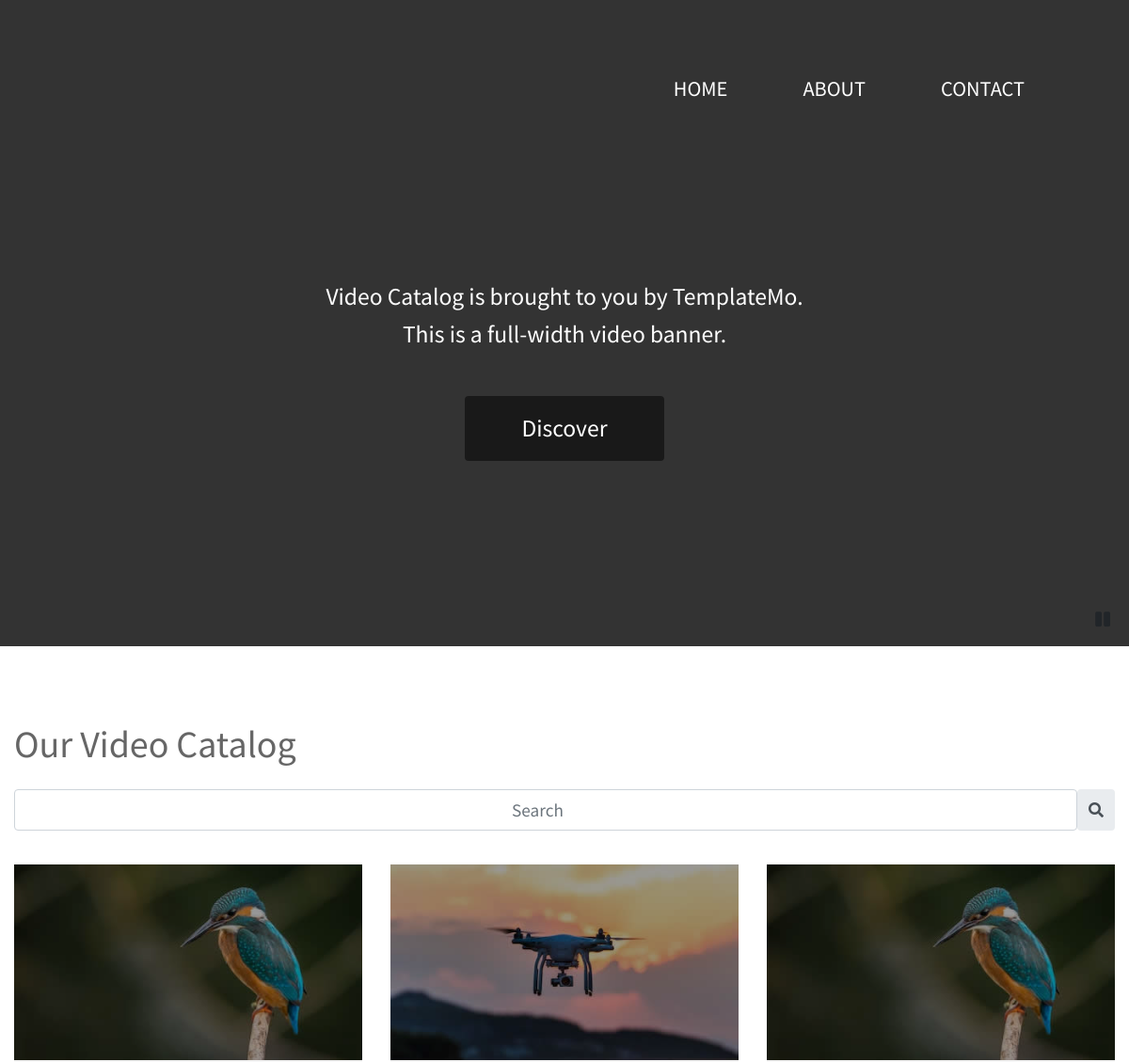
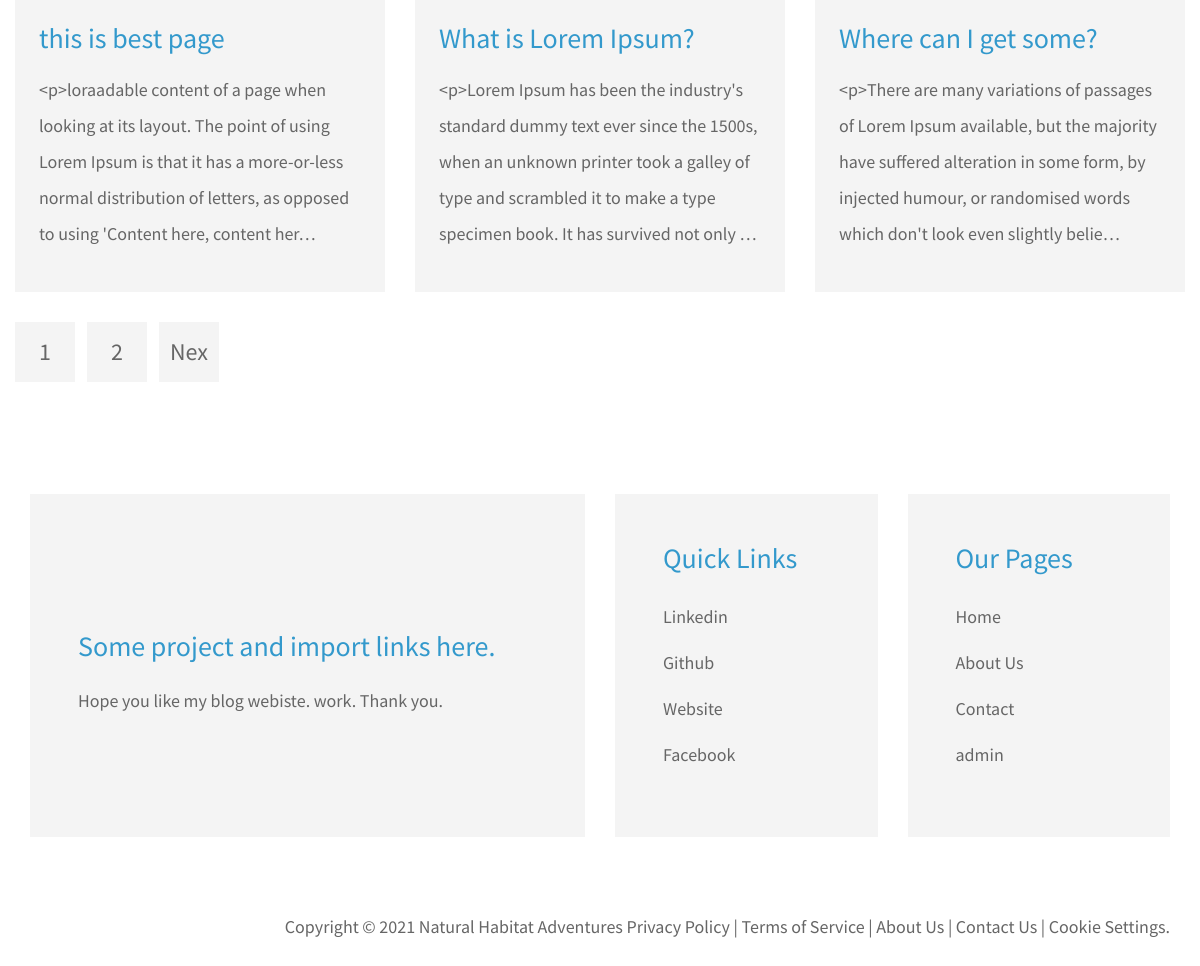
The page / on the database its author committed (2 pictures, top to bottom).
### App/models.py (models this page shows)
class Blognews(models.Model):
    tittle = models.CharField(max_length=80)
    des = HTMLField()
    img = models.ImageField(upload_to='news/images', default="")
    slug = AutoSlugField(populate_from='tittle',unique=True,null=True, default=None)

### App/views.py (the view)
# urls.py: path('', home, name='home'),
def home(request):
    blogsdata = Blognews.objects.all()
    paginator = Paginator(blogsdata,3)
    page_number = request.GET.get("page")
    blogsdatafinal = paginator.get_page(page_number)
    totalpage = blogsdatafinal.paginator.num_pages
    data = {
        'blogsdata': blogsdatafinal,
        'totalpage' : totalpage,
        'totalfinalpage': [n+1 for n in range(totalpage)],
        }
    return render(request,'index.html', data)

### templates/index.html (shortened to what this page needs)
{% include "base.html" %}
{% load static %}
            <div class="tm-welcome-container text-center text-white">
                <div class="tm-welcome-container-inner">
                    <p class="tm-welcome-text mb-1 text-white">Video Catalog is brought to you by TemplateMo.</p>
                    <p class="tm-welcome-text mb-5 text-white">This is a full-width video banner.</p>
                    <a href="#content" class="btn tm-btn-animate tm-btn-cta tm-icon-down">
                        <span>Discover</span>
                    </a>
                </div>
            </div>
            <div id="tm-video-container">
                <video autoplay muted loop id="tm-video">
                        <source src="{% static 'video/wheat-field.mp4' %}" type="video/mp4">
                </video>
            </div>
            <i id="tm-video-control-button" class="fas fa-pause"></i>
        </div>
        <div class="container-fluid">
            <div id="content" class="mx-auto tm-content-container">
                <main>
                    <div class="row">
                        <div class="col-12">
                            <h2 class="tm-page-title mb-4">Our Video Catalog</h2>
                        </div>
                    </div>
                    <form method='get' action='/search'>
                        <div class="input-group rounded" style="position: relative;
                            text-align-last: center;">
                            <input name = 'search' type="search" id='search' class="form-control rounded" placeholder="Search" aria-label="Search" aria-describedby="search-addon" />
                            <span class="input-group-text border-0" id="search-addon">
                                <i class="fas fa-search"></i>
                            </span>
                        </div>
                    </form>
                    <br>
                    <div class="row tm-catalog-item-list">
                        {% for n in blogsdata %}
                            <div class="col-lg-4 col-md-6 col-sm-12 tm-catalog-item">
                                <div class="position-relative tm-thumbnail-container">
                                    <img src="/media/{{n.img}}" alt="Image" class="img-fluid tm-catalog-item-img">
                                    <a href="/blogdeatails/{{n.slug}}" class="position-absolute tm-img-overlay">
                                    </a>
                                </div>
                                <div class="p-4 tm-bg-gray tm-catalog-item-description">
                                    <h3 class="tm-text-primary mb-3 tm-catalog-item-title">{{n.tittle}}</h3>
                                    <p class="tm-catalog-item-text">{{n.des| truncatechars:200}}</p>
                                </div>
                            </div>
                        {% empty %}
                            <h3 class="tm-text-primary mb-3 tm-catalog-item-title">NO DATA FOUND</h3>
                        {% endfor %}
                    </div>
                    <div>
                        <ul class="nav tm-paging-links">
                        {% for n in totalfinalpage %}
                            <li class="nav-item"><a href="?page={{n}}" class="nav-link tm-paging-link">{{n}}</a></li>
                        {% endfor %}
                        {% if blogsdata.has_next %}
                            <li class="nav-item"><a href="?page={{blogsdata.next_page_number}}" class="nav-link tm-paging-link">Nex</a></li>
                        {% endif %}
                        </ul>
                    </div>
                </main>
                		<div class="container-fluid tm-content-container mx-auto pt-5">
            <div class="row mt-5 pt-3">
                <div class="col-xl-6 col-lg-12 mb-4">
                    <div class="tm-bg-gray p-5 h-100">
                        <h3 class="tm-text-primary mb-3"style="position: relative; top: 88px;">Some project and import links here.</h3>
                        <p class="mb-5" style="position: relative; top: 92px;">Hope you like my blog webiste.
                            work. Thank you.</p>
                    </div>
                </div>
                <div class="col-xl-3 col-lg-6 col-md-6 col-sm-6 col-12 mb-4">
                    <div class="p-5 tm-bg-gray">
                        <h3 class="tm-text-primary mb-4">Quick Links</h3>
                        <ul class="list-unstyled tm-footer-links">
                            <li><a href="https://www.linkedin.com/in/aman-ramteke-a2a693209/">Linkedin</a></li>
                            <li><a href="https://github.com/amanramteke70">Github</a></li>
                            <li><a href="#">Website</a></li>
                            <li><a href="#">Facebook</a></li>
                        </ul>
                    </div>
                </div>
                <div class="col-xl-3 col-lg-6 col-md-6 col-sm-6 col-12 mb-4">
                    <div class="p-5 tm-bg-gray h-100">
                        <h3 class="tm-text-primary mb-4">Our Pages</h3>
                        <ul class="list-unstyled tm-footer-links">
                            <li><a href="/">Home</li>
                            <li><a href="about.html/">About Us</a></li>
                            <li><a href="contact.html/">Contact</a></li>
                            <li><a href="admin/">admin</a></li>
                        </ul>
                    </div>
                </div>
            </div>
            <footer class="row pt-5">
                <div class="col-12">
                    <p class="text-right">Copyright © 2021 Natural Habitat Adventures Privacy Policy | Terms of Service | About Us | Contact Us | Cookie Settings.
                </div>
            </footer>
		</div>
            </div>
        </div>
    </div>
</body>
</html>

### static/css/style.css (style rules this page uses)
body { background: #f2f2f2; font-family: 'Open Sans', sans-serif; }

### static/css/templatemo-video-catalog.css (style rules this page uses)
html { scroll-behavior: smooth; overflow-x: hidden; }
body { margin: 0; padding: 0; font-family: 'Source Sans Pro', sans-serif; font-size: 18px; line-height: 2em; overflow-x: hidden; }
a { transition: all 0.3s ease; color: #666; }
h2, p { color: #666666; }
#tm-video-container { max-height: 720px; overflow: hidden; background-color: #333; }
#tm-video { width: 100%; height: auto; }
.tm-bg-gray { background-color: #F4F4F4; }
.tm-text-primary { color: #3399CC; }
.tm-welcome-container { position: absolute; width: 100%; height: 100%; display: flex; justify-content: center; flex-direction: column; z-index: 999; }
.tm-welcome-container-inner { margin-top: 100px; }
.tm-welcome-text { font-size: 1.6rem; }
.btn { padding: 15px 60px; font-size: 1.6rem; border: none; cursor: pointer; }
.tm-btn-animate { position: relative; overflow: hidden; -webkit-backface-visibility: hidden; -moz-backface-visibility: hidden; backface-visibility: hidden; transition: all 0.3s ease; }
.tm-btn-animate:before { left: 0; top: -100%; position: absolute; height: 100%; width: 100%; line-height: 2.5; -webkit-transition: all 0.3s; -moz-transition: all 0.3s; transition: all 0.3s; font-family: "Font Awesome 5 Free"; font-style: normal; font-weight: 900; line-height: 1; -webkit-font-smoothing: antialiased; }
.tm-btn-animate:after { content: ''; position: absolute; z-index: -1; -webkit-transition: all 0.3s; -moz-transition: all 0.3s; transition: all 0.3s; }
.tm-btn-animate span { display: inline-block; width: 100%; height: 100%; -webkit-transition: all 0.3s; -webkit-backface-visibility: hidden; -moz-transition: all 0.3s; -moz-backface-visibility: hidden; transition: all 0.3s; backface-visibility: hidden; }
.tm-btn-cta { color: white; background-color: rgba(0,0,0,0.5); }
.tm-btn-cta:before { font-size: 180%; }
.tm-icon-down:before { content: '\f078'; }
#tm-video-control-button { position: absolute; bottom: 20px; right: 20px; z-index: 1000; }
.tm-content-container { max-width: 1422px; padding-top: 80px; padding-bottom: 35px; }
.tm-page-title { font-size: 2.5rem; }
.tm-catalog-item-list { justify-content: space-between; }
.tm-catalog-item { max-width: 462px; display: flex; flex-direction: column; margin-bottom: 64px; }
.tm-thumbnail-container { overflow: hidden; }
.tm-thumbnail-container img { transition: all 0.3s ease; }
.tm-img-overlay { top: 0; left: 0; width: 100%; height: 100%; display: flex; align-items: center; justify-content: center; background-color: rgba(0,0,0,0.4); cursor: pointer; transition: all 0.3s ease: ; }
.tm-catalog-item-description { flex: 1; }
.tm-paging-link { background-color: #F4F4F4; margin-right: 12px; font-size: 1.5rem; width: 60px; height: 60px; display: flex; align-items: center; justify-content: center; }
.tm-footer-links > li { margin-bottom: 10px; }
video { width: 100%; height: auto; }
.form-control { font-size: 1.2rem; padding: 21px 25px; }
@media (max-width: 1419px) { .tm-catalog-item { margin-bottom: 30px; } }

### rows shown on the page
Blognews: img (picture), tittle "this is best page", des "<p>loraadable content of a page when looking at its layout. The point of using Lorem Ipsum is that it has a more-or-less normal distribution of letters, as opposed to using 'Content here, content her…"
Blognews: img (picture), tittle "What is Lorem Ipsum?", des "<p>Lorem Ipsum has been the industry's standard dummy text ever since the 1500s, when an unknown printer took a galley of type and scrambled it to make a type specimen book. It has survived not only …"
Blognews: img (picture), tittle "Where can I get some?", des "<p>There are many variations of passages of Lorem Ipsum available, but the majority have suffered alteration in some form, by injected humour, or randomised words which don't look even slightly belie…"

### other values the page prints
{{ n }} "1" "2"
